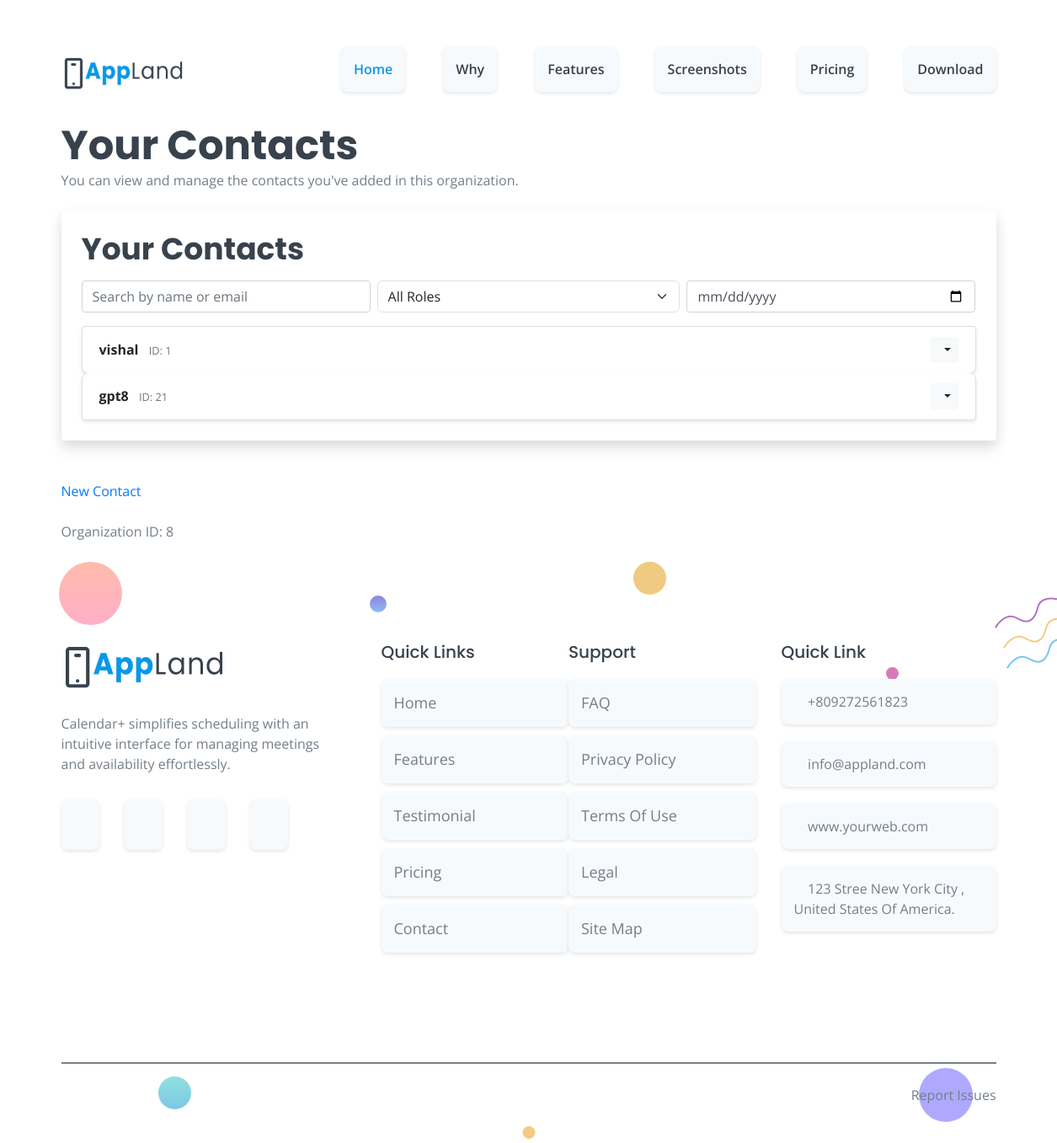
The page /contacts/organization/8/contacts/ (signed in) on the database its author committed.
### contacts/models.py (models this page shows)
class ContactsOrganization(models.Model):
    organization = models.ForeignKey(Organization, on_delete=models.CASCADE, related_name="contacts")
    user = models.ForeignKey(User, on_delete=models.CASCADE, related_name="user_contacts")  # User who is storing contacts
    contact = models.ForeignKey(User, on_delete=models.CASCADE, related_name="contacts_of_user")  # Contacted user
    created_at = models.DateTimeField(auto_now_add=True)
    class Meta:
        unique_together = ('organization', 'user', 'contact')
    def __str__(self):
        return f"{self.user.username} - {self.contact.username} ({self.organization.name})"

### contacts/views.py (the view)
# urls.py: path('organization/<int:org_id>/contacts/', ContactsListView.as_view(), name='contacts_list'),
class ContactsListView(ListView):
    model = ContactsOrganization
    template_name = 'contacts/contacts_list.html'
    context_object_name = 'contacts'
    def get_queryset(self):
        org_id = self.kwargs['org_id']
        current_user = self.request.user
        organization = get_object_or_404(Organization, id=org_id)
        current_user_profile = Profile.objects.filter(user=current_user, organization=organization).first()
        if not current_user_profile:
            return HttpResponseForbidden('Not invalid')
        contacts = ContactsOrganization.objects.filter(organization=organization, user=current_user)
        print("Fetched Contacts:", contacts)
        return contacts
    def get_context_data(self, **kwargs):
        context = super().get_context_data(**kwargs)
        org_id = self.kwargs['org_id']
        context['organization_id'] = org_id
        context['contacts'] = context['contacts']
        return context

### contacts/templates/contacts/contacts_list.html (shortened to what this page needs)
{% extends 'custom.html' %}
{% block content %}
<br><br><br><br><br>
<!DOCTYPE html>
<html lang="en">
<head>
    <link href="https://cdn.jsdelivr.net/npm/bootstrap@5.3.0/dist/css/bootstrap.min.css" rel="stylesheet">
</head>
<body>
    <div class="container py-4">
        <div class="mb-4">
            <h1>Your Contacts </h1>
            <p>You can view and manage the contacts you've added in this organization.</p>
        </div>
        <div class="bg-white p-4 rounded shadow">
            <h2 class="mb-3">Your Contacts</h2>
<div class="d-flex mb-3">
    <input
        type="text"
        id="searchInput"
        class="form-control me-2"
        placeholder="Search by name or email"
        aria-label="Search"
    />
    <select id="roleFilter" class="form-select me-2">
        <option value="">All Roles</option>
    </select>
    <input
        type="date"
        id="joinDateFilter"
        class="form-control"
        placeholder="Filter by join date"
    />
</div>
{% if contacts %}
<ul class="list-group">
    {% for contact in contacts %}
        <li class="list-group-item d-flex justify-content-between align-items-center">
            <div>
                <strong>{{ contact.contact.username }}</strong>
                <small class="text-muted ms-2">ID: {{ contact.contact.id }}</small>
            </div>
            <div class="dropdown">
                <button class="btn btn-light btn-sm dropdown-toggle" type="button" id="dropdownMenuButton{{ contact.contact.id }}" data-bs-toggle="dropdown" aria-expanded="false">
                </button>
            </div>
        </li>
    {% endfor %}
</ul>
{% else %}
<p class="text-muted">You have not added any contacts in this organization yet.</p>
{% endif %}
</div>
        <br>
        <br>
        <a href="{% url 'user_meeting_contacts' org_id=organization_id %}" class="text-blue-500 hover:text-blue-700 focus:outline-none focus:ring-2 focus:ring-blue-400">
            New Contact
        </a>
        <div class="mt-4">
            <p>Organization ID: {{ organization_id }}</p>
        </div>
    </div>
</body>
</html>
{% endblock %}

### static/assets/css/style.css (style rules this page uses)
body { font-family: "Open Sans", sans-serif; font-weight: normal; font-style: normal; color: #747E88; overflow-x: hidden; }
* { margin: 0; padding: 0; -webkit-box-sizing: border-box; -moz-box-sizing: border-box; box-sizing: border-box; }
i, span, a { display: inline-block; }
h1, h2, h3, h4, h5, h6 { font-family: "Poppins", sans-serif; font-weight: 700; color: #38424D; margin: 0px; }
h1 { font-size: 48px; }
h2 { font-size: 36px; }
ul, ol { margin: 0px; padding: 0px; list-style-type: none; }
p { font-size: 16px; font-weight: 400; line-height: 24px; color: #747E88; margin: 0px; }

### contacts/templates/contacts/contacts_list.html (style rules this page uses)
* { margin: 0; padding: 0; box-sizing: border-box; }
body { font-family: 'Arial', sans-serif; background-color: #f7fafc; color: #2d3748; }
.container { width: 80%; margin: 0 auto; padding: 20px; }
h1 { font-size: 2.5rem; font-weight: bold; color: #2d3748; }
p { font-size: 1rem; color: #4a5568; }
.bg-white { background-color: white; border-radius: 8px; box-shadow: 0 4px 8px rgba(0, 0, 0, 0.1); padding: 20px; }
li { display: flex; justify-content: space-between; align-items: center; padding: 15px; background-color: #f7fafc; border-radius: 8px; margin-bottom: 10px; box-shadow: 0 2px 4px rgba(0, 0, 0, 0.1); }

### rows shown on the page
ContactsOrganization: contact.username "vishal", contact.id "1"
ContactsOrganization: contact.username "gpt8", contact.id "21"

### other values the page prints
{{ organization_id }} "8"
